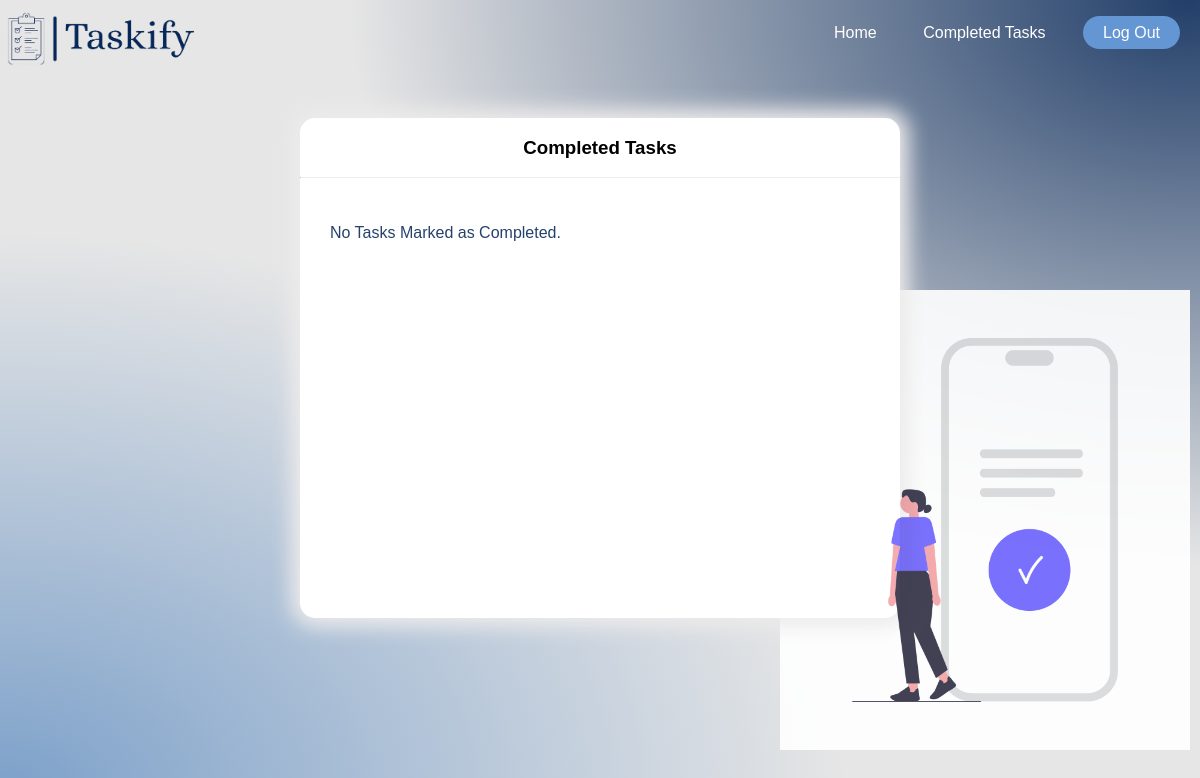
Page /completed/ on the earlier database version.
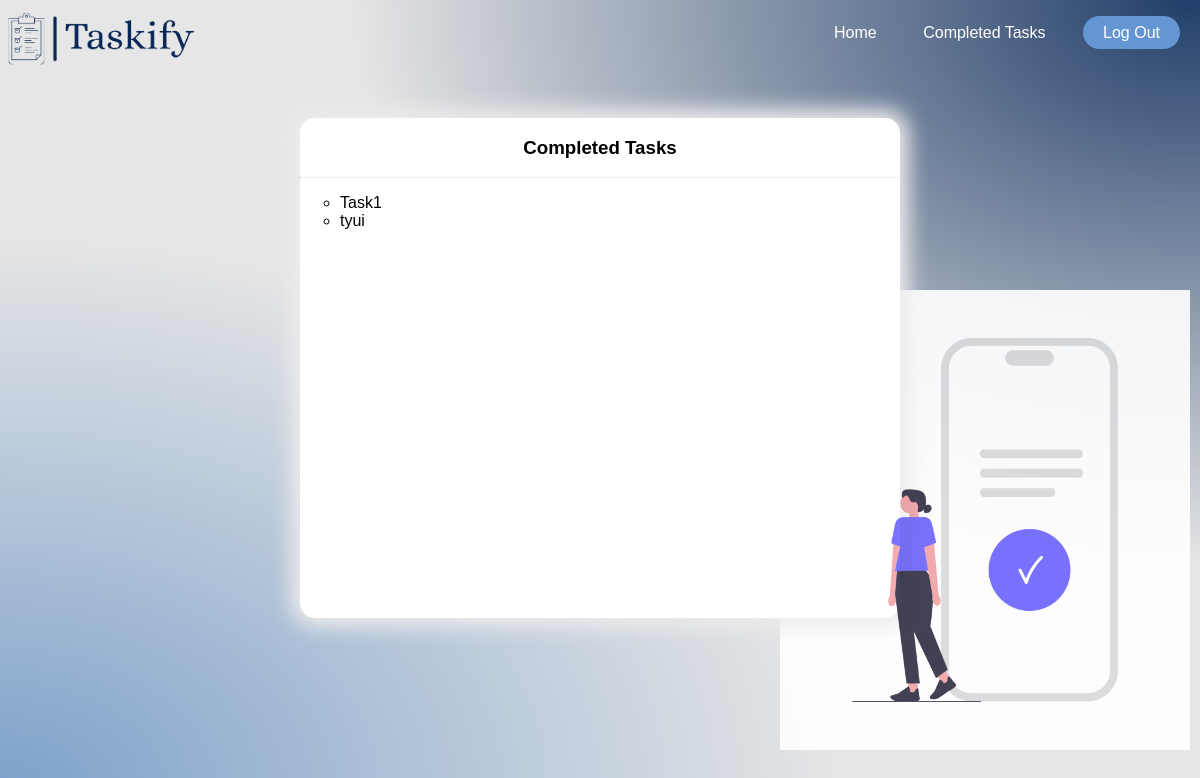
Same page on the later database version.
### tasks/models.py (models this page shows, shortened)
class Task(models.Model):
    Taskiid = models.IntegerField(null=True)
    title = models.CharField(max_length=55,null=True)
    teacher = models.CharField(max_length=55,null=True)
    choose = models.CharField(max_length=6, choices=x,null=True)
    Description = models.TextField(max_length=160, blank=True, null=True)
    admin = models.CharField(max_length=15,null=True)
    completed = models.BooleanField(default=False,null=True)

### completed/views.py (the view)
# urls.py: path('', views.mainpage, name='completed'),
def mainpage(request):
    tasks = Task.objects.filter(completed=True)
    return render(request, 'mainpage.html', {'tasks': tasks})

### completed/templates/mainpage.html (shortened to what this page needs)
{% load static %}
<!DOCTYPE html>
<html>
  <head>
    <link rel="stylesheet" href="{% static 'css/completedmain.css' %}" />
  </head>
  <body>
    <div class="nav">
      <img src="{% static 'images\result1.png' %}" class="logo" />
      <div class="buttons">
        <ul>
          <li><a class="nav-link" href="/availableTasks/">Home</a></li>
          <li><a class="nav-link" href="/completed/">Completed Tasks</a></li>
          <li>
            <a class="log-link" href="..\Home page\school.html">Log Out</a>
          </li>
        </ul>
      </div>
    </div>
    <div style="padding: 30px 20px"></div>
    <div class="table">
      <div class="search">
        <div class="com">
          <h3 style="text-align: center">Completed Tasks</h3>
          <hr />
        </div>
      </div>
      {% if tasks %}
      <ol style="list-style-type: circle" id="TasksList">
        {% for task in tasks %} {% if task.completed %}
        <li>
          <a
            href="{% url 'comptask' task.id %}"
            style="text-decoration: none; color: #000"
            >{{ task.title }}</a
          >
        </li>
        {% endif %}
        {% endfor %}
      </ol>
      {% else %}
      <p style="padding: 30px; color: #052657de">
        No Tasks Marked as Completed.
      </p>
      {% endif %}
    </div>
    <img
      src="{% static 'images\undraw_Completed_m9ci.png' %}"
      alt="Sticker"
      class="sticker"
    />
  </body>
</html>

Differences in the rows shown:
now on this page (row edited): Task: title "Task1"
added Task: title "tyui"
Other differences:
text no longer shown: "No Tasks Marked as Completed."
